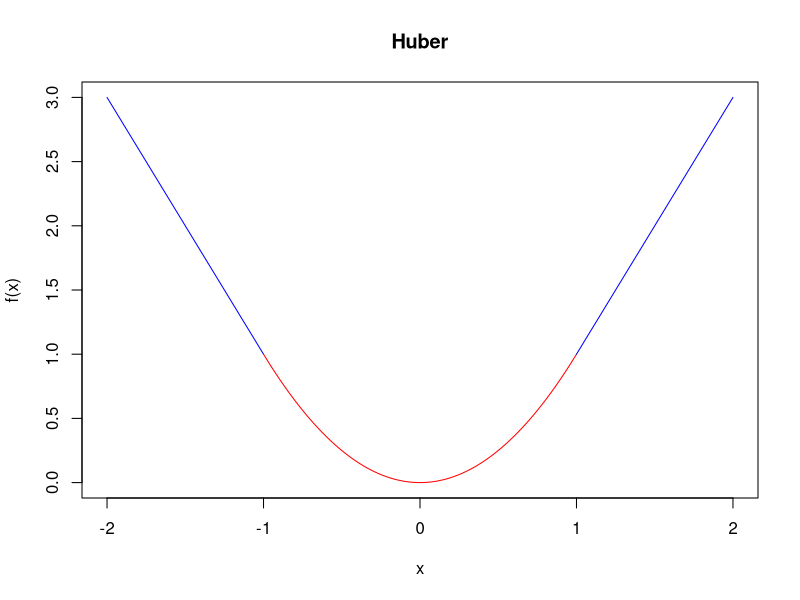
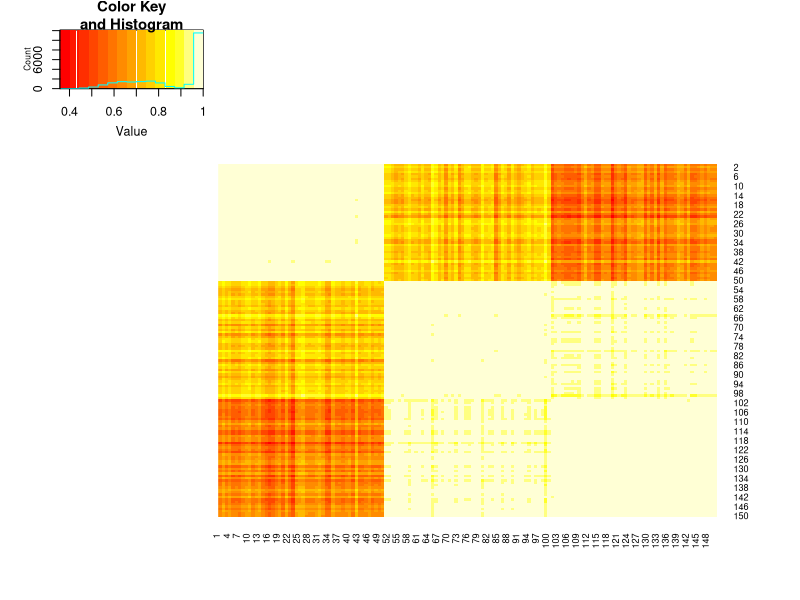
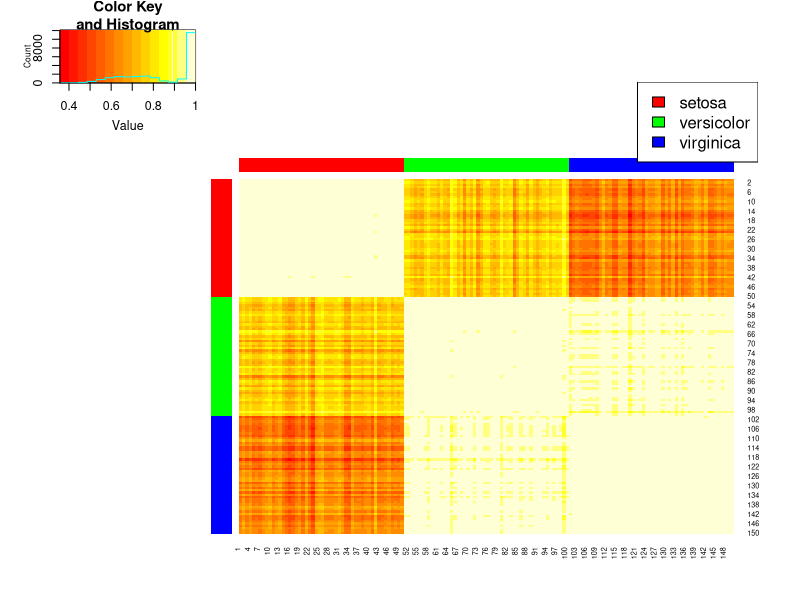
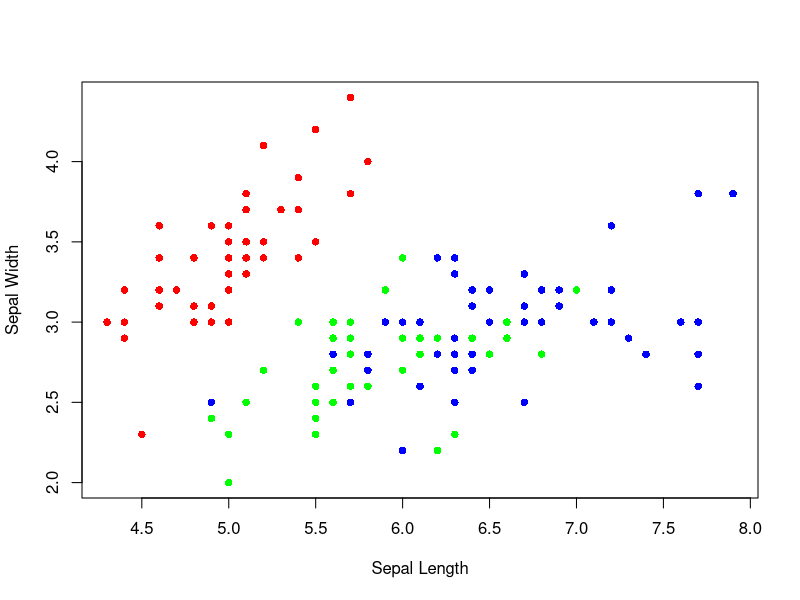
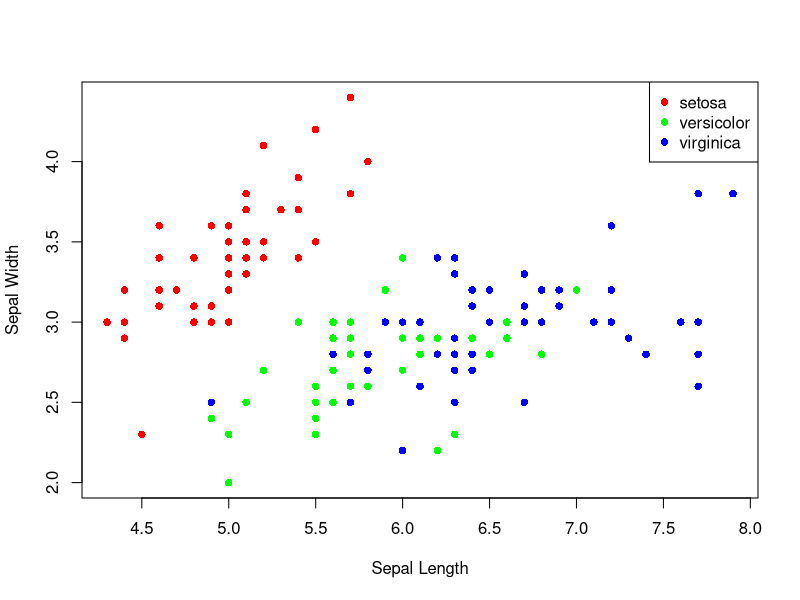
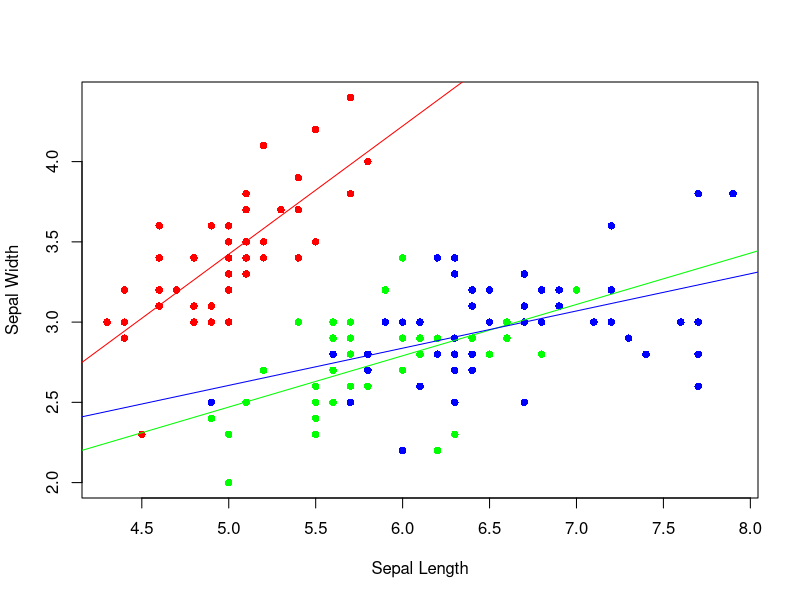
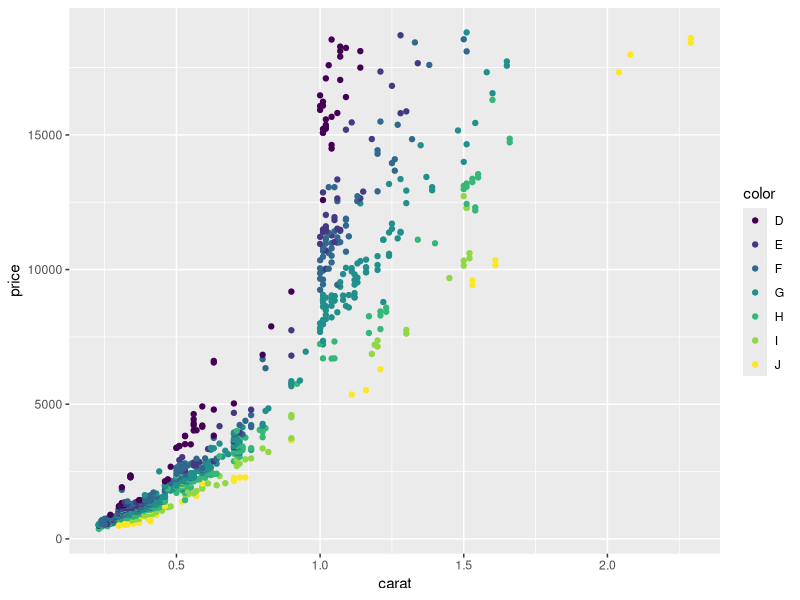
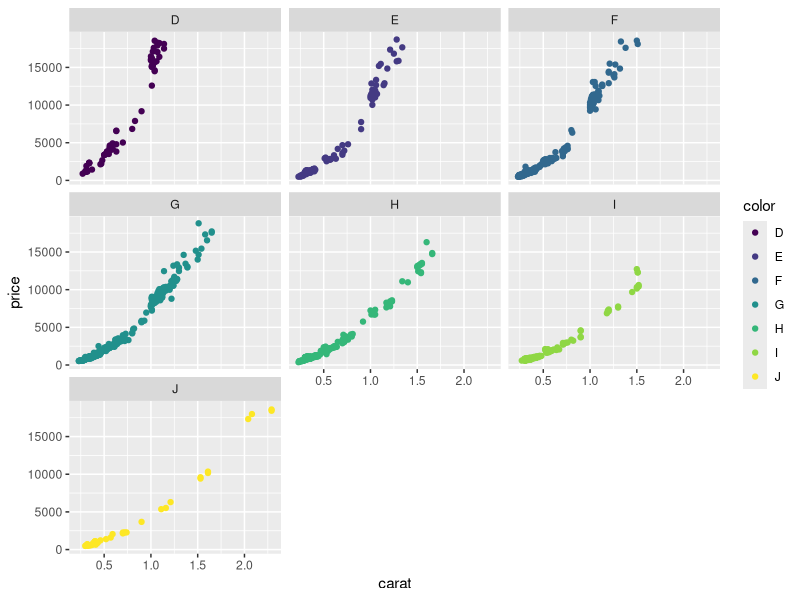

Here is the R script that generated these plots, in order:
## ---- chunk 1
knitr::opts_chunk$set(echo = TRUE)
options(stringsAsFactors = FALSE) ## prevent read in string data to factors.
library(tidyverse)
library(ggrepel)
library(gplots)
## ---- chunk 2
set.seed(32611)
xs <- replicate(4, runif(10), simplify = FALSE)
ws <- replicate(4, rpois(10, 5) + 1, simplify = FALSE)
## ---- chunk 3
mapply(function(x,y){sum(x^2/y^2)},xs,ws)
## ---- chunk 4
k <- 5
set.seed(32611)
alist <- replicate(k,sample(k,5,replace = TRUE), simplify = FALSE)

## ---- chunk 5
Reduce(intersect,alist)
## ---- chunk 6
## Your code

huber_func <- function(x, a=1){
  x = abs(x)
  ifelse(x <= a, x**2, 2*a*x - a^2)
}

square_func <- function(x){x^2}
plot(NULL,xlim = c(-2,2),ylim = c(0,3),xlab = "x", ylab="f(x)",)
segments(x0 = -2, y0 = huber_func(-2),x1 = -1, y1 = huber_func(-1), col = "blue", xlim = c(-2,2),ylim = c(0,3),xlab = "x", ylab="f(x)")
curve(huber_func, from = -1,to=1, col = "red", add = TRUE)
segments(x0 = 1, y0 = huber_func(1),x1 = 2, y1 = huber_func(2), col = "blue", xlim = c(-2,2),ylim = c(0,3),xlab = "x", ylab="f(x)")
title("Huber")



## ---- chunk 7
## your code
iris %>% group_by(Species) %>% summarise("Average Petal Length" = mean(Petal.Length))

## ---- chunk 8
## your code
iris %>% group_by(Species) %>% summarise_all(mean)


## ---- chunk 9
## your code
apply(iris[,-5],2,function(x){max(x) - min(x)}) #%>%unname() #uncomment to returned unnamedvector

## ---- chunk 10
## your code
sweep(iris[,-5],2,apply(iris[,-5],2,max),"/") %>% as.matrix() %>% head()

## ---- chunk 11
## your code
cor_df <- cor(t(iris[-5]))
dim(cor_df)
## ---- chunk 12
heatmap.2(cor_df, Rowv = FALSE, Colv = FALSE, scale = "none", dendrogram = "none", trace = "none")
## ---- chunk 13
Species <- iris$Species
color0 <- Species
levels(color0) <- c("red","green","blue")
heatmap.2(cor_df, Rowv = FALSE, Colv = FALSE, scale = "none", dendrogram = "none", trace = "none", RowSideColors = as.character(color0), ColSideColors = as.character(color0))

legend("topright",legend = levels(Species),fill = levels(color0))
## ---- chunk 14
## your code
c_scheme <- ifelse(iris$Species == "setosa","red",ifelse(iris$Species =="versicolor","green","blue"))



plot(iris$Sepal.Length, iris$Sepal.Width, xlab = "Sepal Length", ylab = "Sepal Width", col = c_scheme,  pch = 16)

## ---- chunk 15
## your code

Species <- iris$Species
color0 <- Species
levels(color0) <- c("red","green","blue")

plot(iris$Sepal.Length, iris$Sepal.Width, xlab = "Sepal Length", ylab = "Sepal Width", col = c_scheme, bg = c_scheme, pch = 16)

legend("topright",legend = levels(Species),col = levels(color0), pch = 16)

## ---- chunk 16
## your code


plot(iris$Sepal.Length, iris$Sepal.Width, xlab = "Sepal Length", ylab = "Sepal Width", col = c_scheme, bg = c_scheme, pch = 16)

abline(lm(Sepal.Width~Sepal.Length,data = iris, subset = Species == "setosa"), col = "red")
abline(lm(Sepal.Width~Sepal.Length,data = iris, subset = Species == "versicolor"), col = "green")
abline(lm(Sepal.Width~Sepal.Length,data = iris, subset = Species == "virginica"), col = "blue")

## ---- chunk 17
library(ggplot2)
data(diamonds)
## ---- chunk 18
diamonds.subset <- subset(x = diamonds, subset = clarity == "IF")
## ---- chunk 19
## Your code
ggplot(data=diamonds.subset) + geom_point(aes(x = carat, y = price, color = color))
## ---- chunk 20
## Your code
ggplot(data=diamonds.subset) + geom_point(aes(x = carat, y = price, color = color)) + facet_wrap(~color)

## ---- chunk 21
## Your code


diamonds.subset.highest <- diamonds.subset %>%
  mutate(volume = x*y*z) %>%
  group_by(color) %>%
  filter(volume == max(volume)) %>%
  mutate(label = paste0("H-",color, " (",carat,",",price,")"))

ggplot() + geom_point(aes(x = carat, y = price, color = color, size = x*y*z), data=diamonds.subset) + 
  geom_text_repel(aes(x = carat, y = price, 
                        label = label),                                                         box.padding   = 1.5, 
                        point.padding = 0,
                        segment.color = 'grey50',
                        color = "red",
                        data=diamonds.subset.highest)
## ---- chunk 22
## Your code
ggplot(aes(x = carat, y = price, color = color),data=diamonds.subset) + geom_point() +geom_smooth( se = FALSE, linewidth = 0.5)

## ---- chunk 23
ggplot(aes(x = color, y = price/carat, color = color),data=diamonds.subset) + geom_boxplot() + geom_jitter(alpha=0.5)
## ---- chunk 24
ggplot(aes(x = price, fill = cut),data=diamonds.subset) + geom_boxplot() + coord_flip() + facet_wrap(~color) + theme_bw() + theme(axis.ticks.x = element_blank(),
    axis.text.x = element_blank())

## ---- chunk 25
ggplot(diamonds.subset, aes(x = color, fill = cut)) +
  geom_bar(position = "dodge") + coord_flip()
